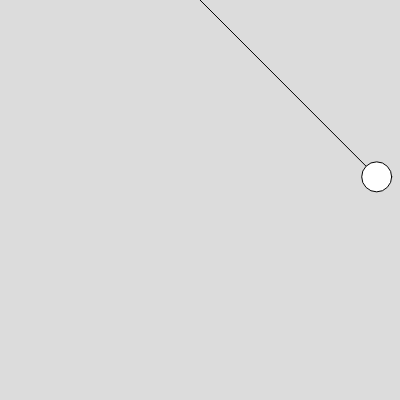
Frame 1 (no input)
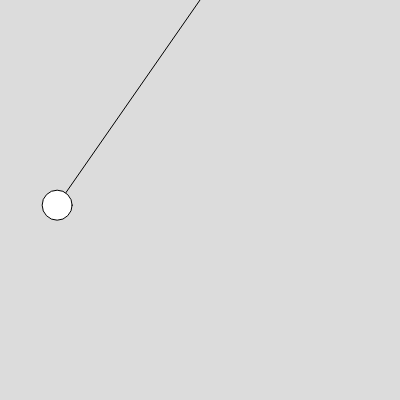
Frame 60 (no input)
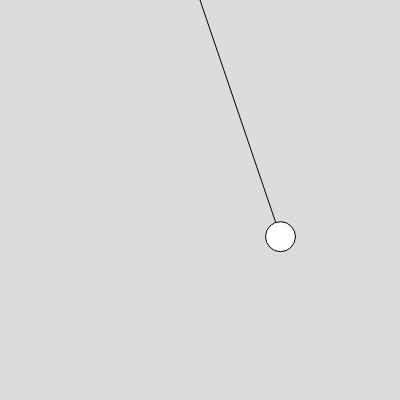
Frame 120 (the mouse pressed at the canvas centre since frame 60)

The p5.js sketch that drew these frames (run headless with seeded random() and noise() and a simulated clock; from frame 60 on, the mouse is pressed at the canvas centre):

// p5.js sketch
// ── sketch.js
let origin;
let bob;
let len;
let angle = 0.785;
let avel = 0;
let aacc = 0;



function setup() {
  createCanvas(400, 400);
  
  len = 250;
  origin = createVector(width/2, 0);
  bob = createVector(width/2, len);
}

function draw() {
  background(220);
  
  bob.x = origin.x + len * sin(angle);
  bob.y = origin.y + len * cos(angle);
  
  line(origin.x, origin.y, bob.x, bob.y);
  ellipse(bob.x, bob.y, 30, 30);
  
  aacc = -1/len * sin(angle);
  
  angle+= avel;
  avel += aacc;
  
  avel *= 0.99;
  
  
}
